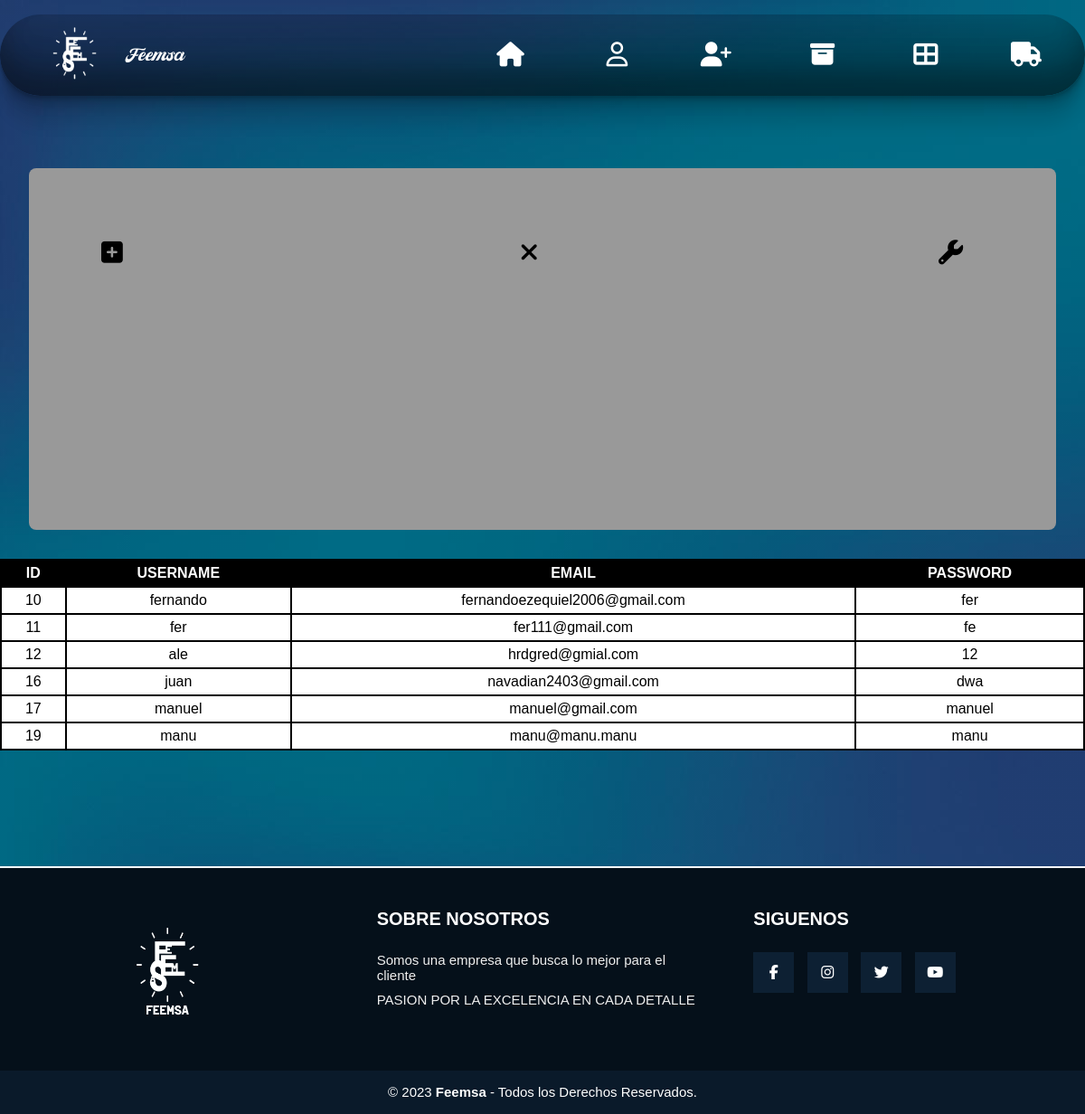
Screenshot of /Admin/FrontEnd/modUserAdmin.php (signed in) with the database file from the repository.
### tables this page shows
CREATE TABLE `users` (
  `id` int(11) NOT NULL,
  `username` varchar(100) NOT NULL,
  `email` varchar(100) NOT NULL,
  `password` varchar(100) NOT NULL
);

### Admin/FrontEnd/modUserAdmin.php (the view, shortened to what this page needs)
<?php
include('../../apis/server.php');
    ?>
<!DOCTYPE html>
<html lang="en">
<head>
    <link rel="stylesheet" href="../CSS/modAdmin.css">
</head>
<body>
   <div class="container">
    <div class="navbar">
      <img src="../../img/logo.png" class="logo"><a id="femsa">Feemsa</a>
      <nav>
        <ul>
        <li><a id="home" href="IndexAdministrador.php" class="fa fa-home"></a></li>
        <li><a id="home" href="cerrarSessionIndexAdmin.php" class="fa fa-user-o"></a></li>
        <li><a id="home" href="modUsuarios.php" class="fa fa-user-plus"></a></li>
        <li><a id="home" href="ingresarPaqueteAdmin.php" class="fa fa-archive"></a></li>
        <li><a id="home" href="ingresarLoteAdmin.php" class="fa fa-th-large"></a></li>
        <li><a id="home" href="adminCamionCamioneta.php" class="fa fa-truck"></a></li>
    </ul>
      </nav>
    </div>
    <div id="todo">
    <a id="paq" class="fa fa-plus-square"></a>
                <a id="elm" class="fa fa-remove"></a>
                <a id="mod" class="fa fa-wrench"></a>
                    </div>
                    <table border="1" >
		<tr>
			<th>ID</th>
			<th>USERNAME</th>
			<th>EMAIL</th>
            <th>PASSWORD</th>
		</tr>
		<?php
		$sql="SELECT * from users";
		$result=mysqli_query($conexion,$sql);
		while($mostrar=mysqli_fetch_array($result)){
		 ?>
		<tr>
			<td><?php echo $mostrar['id'] ?></td>
			<td><?php echo $mostrar['username'] ?></td>
			<td><?php echo $mostrar['email'] ?></td>
            <td><?php echo $mostrar['password'] ?></td>
		</tr>
	<?php
	}
	 ?>
	</table>
                </div>
  </body>
  <footer class="pie-pagina">
        <div class="grupo-1">
            <div class="box">
                <figure>
                    <a href="#">
                        <img src="../../img/logo (2).png" alt="">
                    </a>
                </figure>
            </div>
            <div class="box">
                <h2>SOBRE NOSOTROS</h2>
                <p>Somos una empresa que busca lo mejor para el cliente</p>
                <p>PASION POR LA EXCELENCIA EN CADA DETALLE</p>
            </div>
            <div class="box">
                <h2>SIGUENOS</h2>
                <div class="red-social">
                    <a href="https://es-la.facebook.com/" class="fa fa-facebook"></a>
                    <a href="https://www.instagram.com/feemsa.oficial/?hl=es" class="fa fa-instagram"></a>
                    <a href="https://twitter.com/feemsaoficial?lang=es" class="fa fa-twitter"></a>
                    <a href="https://www.youtube.com/" class="fa fa-youtube"></a>
                </div>
            </div>
        </div>
        <div class="grupo-2">
            <small>&copy; 2023 <b>Feemsa</b> - Todos los Derechos Reservados.</small>
        </div>
    </footer>
</html>

### Admin/CSS/modAdmin.css (style rules this page uses)
* { margin: 0; padding: 0; font-family: sans-serif; }
body { padding-top: 1rem; width:100% ; background-image: linear-gradient(rgba(0,0,0,0.33),rgba(0,0,0,0.33)),url(../../img/fondox.png); height:auto; box-sizing: border-box; }
table { margin-bottom: 8rem; margin-top: 2rem; text-align: center; width: 100%; }
table, th, td { border: 2px solid black; border-collapse: collapse; padding: 2px; }
table, th { color: #fff; background-color: #000; }
table,td { color: #000; background-color: #fff; }
th, td { padding: 5px; }
.navbar { height: 10%; display: flex; align-items: center; background-image: linear-gradient(rgba(0,0,0,0.43),rgba(0,0,0,0.53)),url(../../img/fondox.png); border-radius: 3rem; box-shadow: rgba(0, 0, 0, 0.17) 0px -23px 25px 0px inset, rgba(0, 0, 0, 0.15) 0px -36px 30px 0px inset, rgba(0, 0, 0, 0.1) 0px -79px 40px 0px inset, rgba(0, 0, 0, 0.06) 0px 2px 1px, rgba(0, 0, 0, 0.09) 0px 4px 2px, rgba(0, 0, 0, 0.09) 0px 8px 4px, rgba(0, 0, 0, 0.09) 0px 16px 8px, rgba(0, 0, 0, 0.09) 0px 32px 16px; padding-right: 4%; padding-left: 3%; }
.logo { width: 90px; }
#home { font-size: 1.7rem; width: 50px; cursor: pointer; }
nav { flex: 1; text-align: right; }
nav ul li { list-style: none; display: inline-block; margin-left: 60px; }
nav ul li a { text-decoration: none; color: #fff; font-size: 15px; }
#femsa { color: #fff; font-size: 1.3rem; font-family: Suitnice retro; margin-left: 1rem; margin-top: 0.3rem; }
.pie-pagina { bottom: 0; width: 100%; background-color: #05101a; border-top: 2px solid #fff; }
.pie-pagina .grupo-1 { width: 100%; max-width: 1200px; margin: auto; display:grid; grid-template-columns: repeat(3, 3fr); grid-gap:50px; padding: 45px 0px; }
.pie-pagina .grupo-1 .box figure { width: 100%; height: 100%; display: flex; justify-content: center; align-items: center; }
.pie-pagina .grupo-1 .box figure img { width: 130px; }
.pie-pagina .grupo-1 .box h2 { color: #fff; margin-bottom: 25px; font-size: 20px; }
.pie-pagina .grupo-1 .box p { color: #efefef; margin-bottom: 10px; font-size: 15px; }
.pie-pagina .grupo-1 .red-social a { display: inline-block; text-decoration: none; width: 45px; height: 45px; line-height: 45px; color: #fff; margin-right: 10px; background-color: #0d2033; text-align: center; transition: all 300ms ease; }
.pie-pagina .grupo-2 { background-color: #0a1a2a; padding: 15px 10px; text-align: center; color: #fff; }
.pie-pagina .grupo-2 small { font-size: 15px; }
#todo { margin:2rem; border-radius: 0.5rem; margin-top: 5rem; background-color: #999; height: 15rem; padding: 5rem; padding-top: 5rem; display: flex; justify-content: space-between; }
#paq { font-size: 1.7rem; width: 50px; cursor: pointer; }
#elm { font-size: 1.7rem; width: 50px; cursor: pointer; }
#mod { font-size: 1.7rem; width: 50px; cursor: pointer; }

### rows the page displays
users: id "10", username "fernando", email "fernandoezequiel2006@gmail.com", password "fer"
users: id "11", username "fer", email "fer111@gmail.com", password "fe"
users: id "12", username "ale", email "hrdgred@gmial.com", password "12"
users: id "16", username "juan", email "navadian2403@gmail.com", password "dwa"
users: id "17", username "manuel", email "manuel@gmail.com", password "manuel"
users: id "19", username "manu", email "manu@manu.manu", password "manu"
